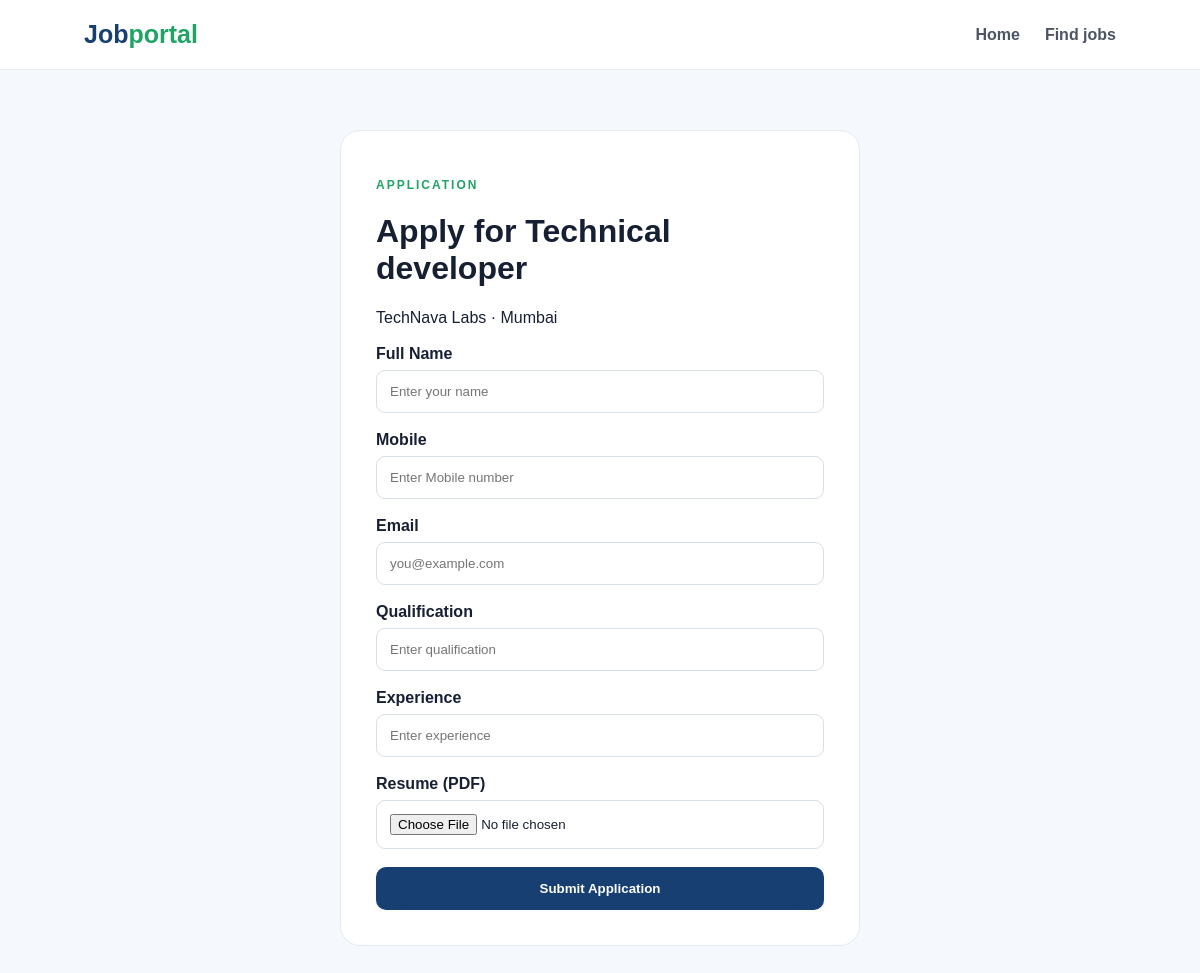
The page /apply/10 (signed in) on the database its author committed.
### tables this page shows
CREATE TABLE jobs (
            id INTEGER PRIMARY KEY AUTOINCREMENT,
            title TEXT NOT NULL,
            company TEXT NOT NULL,
            location TEXT NOT NULL,
            salary TEXT,
            duration TEXT,
            skills TEXT
        , status TEXT DEFAULT 'Active', qualification TEXT DEFAULT 'Any Graduate', start_date TEXT, deadline TEXT);

### app.py (the view, shortened to what this page needs)
@app.route("/apply/<int:job_id>", methods=["GET", "POST"])
def apply(job_id):
    if "user_id" not in session:
        return redirect(url_for("login"))
    if session.get("role", "").lower() != "candidate":
        return redirect(url_for("login"))
    conn = None
    try:
        conn = get_db()
        job = conn.execute(
            "SELECT * FROM jobs WHERE id = ?",
            (job_id,)
        ).fetchone()
        if job is None:
            return "Job not found in database", 404
        return render_template(
            "apply.html",
            job=job,
            email=session.get("email")
        )
    except Exception as e:
        print("APPLICATION ERROR:", e)
        flash("Application could not be submitted. Please try again.", "error")
        return redirect(url_for("dashboard"))
    finally:
        if conn is not None:
            conn.close()

### app.py (called while the page is built)
def get_db():
    conn = sqlite3.connect(DB)
    conn.row_factory = sqlite3.Row
    return conn

### templates/apply.html (shortened to what this page needs)
<!DOCTYPE html>
<html>
<head>
    <link rel="stylesheet" href="{{ url_for('static', filename='css/style.css') }}">
</head>
<body>
    <nav>
        <div class="logo">Job<span>portal</span></div>
        <div class="navlinks"><a href="/">Home</a><a href="/jobs">Find jobs</a></div>
    </nav>
    <main class="form-page">
        <div class="form-card">
            <p class="eyebrow">APPLICATION</p>
            <h1>Apply for {{job[1]}}</h1>
            <p>{{job[2]}} · {{job[3]}}</p>
            <form method="post" enctype="multipart/form-data"><label>Full Name<input required name="name"
                        placeholder="Enter your name"></label><label>Mobile<input required pety="Mobile" name="Mobile"
                        placeholder="Enter Mobile number"></label><label>Email<input required pety="email" name="email"
                        placeholder="you@example.com"></label><label>Qualification<input required pety="Qualification"
                        name="Qualification" placeholder="Enter qualification"></label><label>Experience<input required
                        pety="Experience" name="Experience" placeholder="Enter experience"></label><label>Resume
                    (PDF)<input type="file" name="resume" accept=".pdf,.doc,.docx"></label><button
                    class="primary full">Submit Application</button></form>
        </div>
    </main>
</body>
</html>

### static/css/style.css (style rules this page uses)
* { box-sizing: border-box }
body { margin: 0; font-family: Inter, Arial, sans-serif; background: #f7f9fc; color: #172033 }
nav { height: 72px; background: #fff; border-bottom: 1px solid #e8edf4; display: flex; align-items: center; justify-content: space-between; padding: 0 7%; position: sticky; top: 0; z-index: 5 }
.logo { font-size: 25px; font-weight: 800; color: #173f72 }
.logo span { color: #26a269 }
.navlinks { display: flex; gap: 28px; align-items: center }
.navlinks a { color: #4b5568; text-decoration: none; font-weight: 600 }
.eyebrow { font-size: 12px; letter-spacing: 2px; font-weight: 800; color: #269565 }
.search button, .filterbar button, .primary { border: 0; background: #173f72; color: #fff; padding: 14px 22px; border-radius: 10px; font-weight: 700; cursor: pointer; text-decoration: none; display: inline-block }
.full { width: 100%; text-align: center }
.form-page { min-height: calc(100vh - 72px); display: flex; justify-content: center; padding: 60px 20px }
.form-card { background: #fff; width: 520px; padding: 35px; border: 1px solid #e4eaf1; border-radius: 20px }
.form-card label { display: block; font-weight: 700; margin: 18px 0 }
.form-card input { display: block; width: 100%; margin-top: 7px; padding: 13px; border: 1px solid #d8dee8; border-radius: 9px }
* { box-sizing: border-box; }
body { margin: 0; font-family: Arial, sans-serif; background: #f5f8fc; color: #172033; }
.logo { font-size: 25px; font-weight: 800; color: #173f72; }
.logo span { color: #20a366; }
nav { height: 70px; background: white; display: flex; align-items: center; justify-content: space-between; padding: 0 7%; border-bottom: 1px solid #e5eaf0; }
.navlinks { display: flex; gap: 25px; align-items: center; }
.navlinks a { text-decoration: none; color: #4b5563; font-weight: 600; }
.eyebrow { color: #20a366; font-size: 12px; font-weight: bold; letter-spacing: 2px; }

### rows shown on the page
jobs: title "Technical developer", company "TechNava Labs", location "Mumbai"
